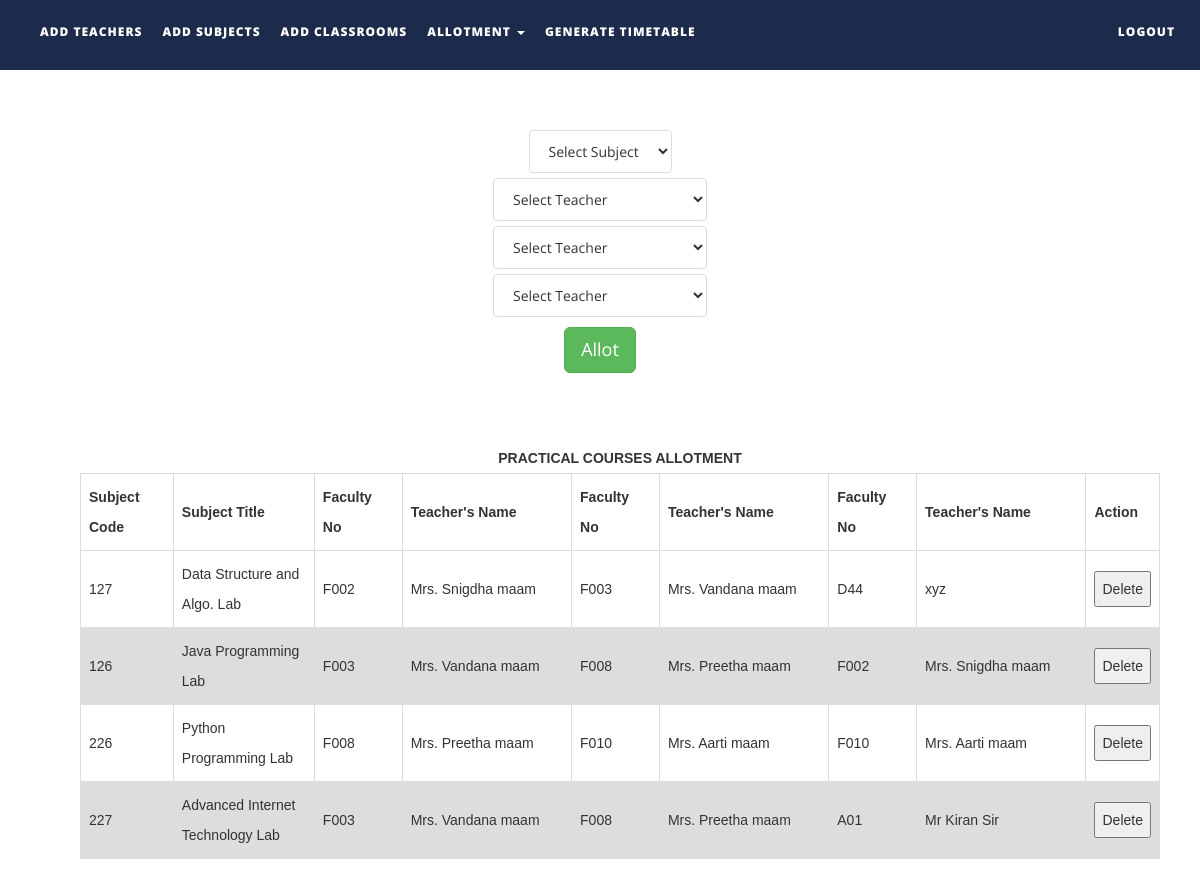
Screenshot of /files/allotpracticals.php with the database file from the repository.
### tables this page shows
CREATE TABLE `subjects` (
  `subject_code` varchar(10) NOT NULL,
  `subject_name` varchar(50) NOT NULL,
  `course_type` varchar(15) NOT NULL,
  `semester` int(1) NOT NULL,
  `department` varchar(50) NOT NULL,
  `isAlloted` int(1) NOT NULL,
  `allotedto` text NOT NULL,
  `allotedto2` text NOT NULL,
  `allotedto3` text NOT NULL
);

CREATE TABLE `teachers` (
  `faculty_number` varchar(10) NOT NULL,
  `name` text NOT NULL,
  `alias` varchar(10) NOT NULL,
  `designation` varchar(30) NOT NULL,
  `contact_number` varchar(15) NOT NULL,
  `emailid` varchar(50) NOT NULL
);

### files/allotpracticals.php (the view, shortened to what this page needs)
<!DOCTYPE html>
<html xmlns="http://www.w3.org/1999/xhtml" xmlns="http://www.w3.org/1999/html">
<head>
    <link href="assets/css/bootstrap.css" rel="stylesheet"/>
    <link href="assets/css/font-awesome.min.css" rel="stylesheet"/>
    <link href="assets/css/flexslider.css" rel="stylesheet"/>
    <link href="assets/css/style.css" rel="stylesheet"/>
</head>
<body>
<div class="navbar navbar-inverse navbar-fixed-top " id="menu">
    <div class="container">
        <div class="navbar-collapse collapse move-me">
            <ul class="nav navbar-nav navbar-left">
                <li><a href="addteachers.php">ADD TEACHERS</a></li>
                <li><a href="addsubjects.php">ADD SUBJECTS</a></li>
                <li><a href="addclassrooms.php">ADD CLASSROOMS</a></li>
                <li class="dropdown"><a class="dropdown-toggle" data-toggle="dropdown" aria-expanded="false">ALLOTMENT
                        <span class="caret"></span></a>
                </li>
                <li><a href="generatetimetable.php">GENERATE TIMETABLE</a></li>
            </ul>
            <ul class="nav navbar-nav navbar-right">
                <li><a href="index.php">LOGOUT</a></li>
            </ul>
        </div>
    </div>
</div>
<br>
<form action="allotmentpracticalFormvalidation.php" method="post" style="margin-top: 100px">
    <div align="center">
        <select name="tobealloted" class="list-group-item">
            <?php
            $q = mysqli_query(mysqli_connect("localhost", "root", "", "ttms"),
                "SELECT * FROM subjects WHERE course_type = 'LAB'");
            $row_count = mysqli_num_rows($q);
            if ($row_count) {
                $mystring = '
         <option selected disabled>Select Subject</option>';
                while ($row = mysqli_fetch_assoc($q)) {
                    if ($row['isAlloted'] == 1)
                        continue;
                    $mystring .= '<option value="' . $row['subject_code'] . '">' . $row['subject_name'] . '</option>';
                }
                echo $mystring;
            }
            ?>
        </select>
    </div>
    <div align="center" style="margin-top: 5px">
        <select name="toalloted" class="list-group-item">
            <?php
            $q = mysqli_query(mysqli_connect("localhost", "root", "", "ttms"),
                "SELECT * FROM teachers ");
            $row_count = mysqli_num_rows($q);
            if ($row_count) {
                $mystring = '
         <option selected disabled>Select Teacher</option>';
                while ($row = mysqli_fetch_assoc($q)) {
                    $mystring .= '<option value="' . $row['faculty_number'] . '">' . $row['name'] . '</option>';
                }
                echo $mystring;
            }
            ?>
        </select>
    </div>
    <div align="center" style="margin-top: 5px">
        <select name="toalloted2" class="list-group-item">
            <?php
            $q = mysqli_query(mysqli_connect("localhost", "root", "", "ttms"),
                "SELECT * FROM teachers ");
            $row_count = mysqli_num_rows($q);
            if ($row_count) {
                $mystring = '
         <option selected disabled>Select Teacher</option>';
                while ($row = mysqli_fetch_assoc($q)) {
                    $mystring .= '<option value="' . $row['faculty_number'] . '">' . $row['name'] . '</option>';
                }
                echo $mystring;
            }
            ?>
        </select>
    </div>
    <div align="center" style="margin-top: 5px">
        <select name="toalloted3" class="list-group-item">
            <?php
            $q = mysqli_query(mysqli_connect("localhost", "root", "", "ttms"),
                "SELECT * FROM teachers ");
            $row_count = mysqli_num_rows($q);
            if ($row_count) {
                $mystring = '
         <option selected disabled>Select Teacher</option>';
                while ($row = mysqli_fetch_assoc($q)) {
                    $mystring .= '<option value="' . $row['faculty_number'] . '">' . $row['name'] . '</option>';
                }
                echo $mystring;
            }
            ?>
        </select>
    </div>
    <div align="center" style="margin-top: 10px">
        <button type="submit" class="btn btn-success btn-lg">Allot</button>
    </div>
</form>
<table id=allotedpracticalstable>
    <caption><strong>PRACTICAL COURSES ALLOTMENT</strong></caption>
    <tr>
        <th width="130">Subject Code</th>
        <th width="200">Subject Title</th>
        <th width="120">Faculty No</th>
        <th width="300">Teacher's Name</th>
        <th width="120">Faculty No</th>
        <th width="300">Teacher's Name</th>
        <th width="120">Faculty No</th>
        <th width="300">Teacher's Name</th>
        <th width="40">Action</th>
    </tr>
    <tbody>
    <?php
    $q = mysqli_query(mysqli_connect("localhost", "root", "", "ttms"),
        "SELECT * FROM subjects");
    while ($row = mysqli_fetch_assoc($q)) {
        if ($row['isAlloted'] == 0)
            continue;
        if (!($row['course_type'] == "LAB"))
            continue;
        $teacher_id1 = $row['allotedto'];
        $teacher_id2 = $row['allotedto2'];
        $teacher_id3 = $row['allotedto3'];
        $t1 = mysqli_query(mysqli_connect("localhost", "root", "", "ttms"),
            "SELECT name FROM teachers WHERE faculty_number = '$teacher_id1'");
        $trow1 = mysqli_fetch_assoc($t1);
        $t2 = mysqli_query(mysqli_connect("localhost", "root", "", "ttms"),
            "SELECT name FROM teachers WHERE faculty_number = '$teacher_id2'");
        $trow2 = mysqli_fetch_assoc($t2);
        $t3 = mysqli_query(mysqli_connect("localhost", "root", "", "ttms"),
            "SELECT name FROM teachers WHERE faculty_number = '$teacher_id3'");
        $trow3 = mysqli_fetch_assoc($t3);
        echo "<tr><td>{$row['subject_code']}</td>
                    <td>{$row['subject_name']}</td>
                    <td>{$row['allotedto']}</td>
                    <td>{$trow1['name']}</td>
                    <td>{$row['allotedto2']}</td>
                    <td>{$trow2['name']}</td>
                    <td>{$row['allotedto3']}</td>
                    <td>{$trow3['name']}</td>
                   <td>
                    <button>Delete</button></td>
                    </tr>\n";
    }
    ?>
    </tbody>
</table>
</body>
</html>

### files/assets/css/style.css (style rules this page uses)
#menu { background-color: rgba(28, 43, 75, 1); color: #fff; font-size: 12px; font-weight: 900; letter-spacing: 1px; min-height: 70px; }
.navbar-inverse { border-color: transparent; }
.navbar-inverse .navbar-nav > li > a, .navbar-inverse .navbar-nav > li > a:hover { color: #FFF; padding: 22px 10px; }

### files/allotpracticals.php (style rules this page uses)
table { margin-top: 70px; margin-bottom: 50px; font-family: arial, sans-serif; border-collapse: collapse; margin-left: 80px; width: 90%; }
td, th { border: 1px solid #dddddd; text-align: left; padding: 8px; }
tr:nth-child(even) { background-color: #dddddd; }

### rows the page displays
subjects: subject_code "127", subject_name "Data Structure and Algo. Lab", allotedto "F002", teachers.name "Mrs. Snigdha maam", allotedto2 "F003", teachers.name "Mrs. Vandana maam", allotedto3 "D44", teachers.name "xyz"
subjects: subject_code "126", subject_name "Java Programming Lab", allotedto "F003", teachers.name "Mrs. Vandana maam", allotedto2 "F008", teachers.name "Mrs. Preetha maam", allotedto3 "F002", teachers.name "Mrs. Snigdha maam"
subjects: subject_code "226", subject_name "Python Programming Lab", allotedto "F008", teachers.name "Mrs. Preetha maam", allotedto2 "F010", teachers.name "Mrs. Aarti maam", allotedto3 "F010"
subjects: subject_code "227", subject_name "Advanced Internet Technology Lab", allotedto "F003", teachers.name "Mrs. Vandana maam", allotedto2 "F008", teachers.name "Mrs. Preetha maam", allotedto3 "A01", teachers.name "Mr Kiran Sir"
